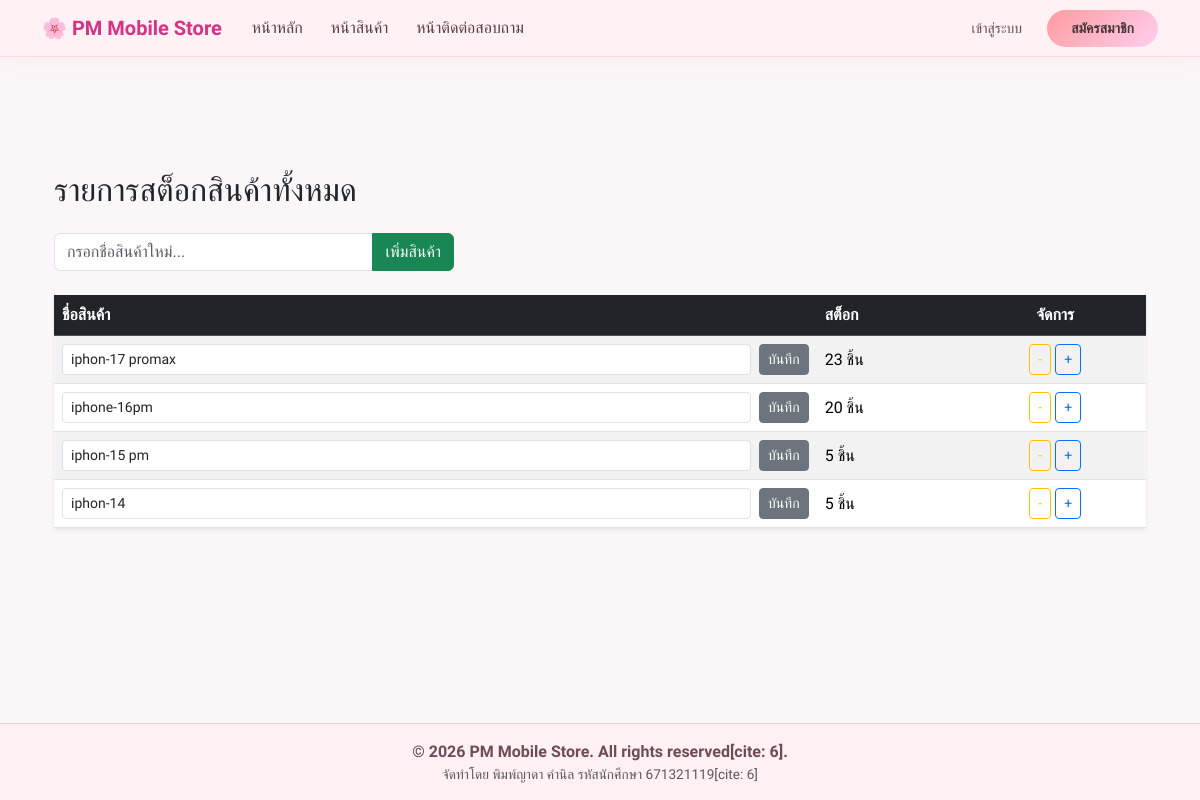
The page /management/stock/ on the database its author committed.
### myapp/models.py (models this page shows, shortened)
class product(models.Model):
    name = models.CharField(max_length=200)
    stock = models.IntegerField(default=0)

### myapp/views.py (the view)
# urls.py: path('management/stock/', views.stock_list_view, name='stock_list'),
def stock_list_view(request):
    products = product.objects.all()
    return render(request, 'stock_list.html', {'products': products})

### myapp/templates/stock_list.html (shortened to what this page needs)
{% extends 'basetemplate.html' %}
{% block content %}
<div class="container mt-5">
    <h2 class="mb-4">รายการสต็อกสินค้าทั้งหมด</h2>
    <form method="POST" action="{% url 'add_product' %}" class="mb-4">
        <div class="input-group" style="max-width: 400px;">
            <input type="text" name="name" class="form-control" placeholder="กรอกชื่อสินค้าใหม่..." required>
            <button type="submit" class="btn btn-success">เพิ่มสินค้า</button>
        </div>
    </form>
    <table class="table table-hover table-striped shadow-sm">
    <thead class="table-dark">
        <tr>
            <th>ชื่อสินค้า</th>
            <th>สต็อก</th>
            <th class="text-center">จัดการ</th>
        </tr>
    </thead>
    <tbody>
        {% for p in products %}
        <tr>
            <td class="align-middle">
                <form method="POST" action="{% url 'update_product_name' p.id %}" class="d-flex">
                    <input type="text" name="new_name" value="{{ p.name }}" class="form-control form-control-sm">
                    <button type="submit" class="btn btn-sm btn-secondary ms-2">บันทึก</button>
                </form>
            </td>
            <td class="align-middle">{{ p.stock }} ชิ้น</td>
            <td class="text-center">
                <a href="{% url 'update_stock' p.id 'decrease' %}" class="btn btn-sm btn-outline-warning">-</a>
                <a href="{% url 'update_stock' p.id 'increase' %}" class="btn btn-sm btn-outline-primary">+</a>
            </td>
        </tr>
        {% endfor %}
    </tbody>
</table>
</div>
{% endblock %}

### myapp/templates/basetemplate.html (style rules this page uses)
* { font-family: 'Sarabun', sans-serif !important; }
body { background-color: #faf7f8; }

### rows shown on the page
product: new_name "iphon-17 promax", stock "23"
product: new_name "iphone-16pm", stock "20"
product: new_name "iphon-15 pm", stock "5"
product: new_name "iphon-14", stock "5"
